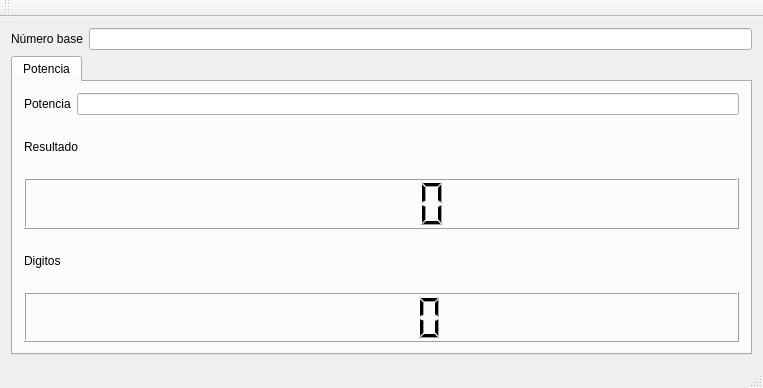
<?xml version="1.0" encoding="UTF-8"?>
<ui version="4.0">
 <class>MainWindow</class>
 <widget class="QMainWindow" name="MainWindow">
  <property name="geometry">
   <rect>
    <x>0</x>
    <y>0</y>
    <width>763</width>
    <height>388</height>
   </rect>
  </property>
  <property name="windowTitle">
   <string>MainWindow</string>
  </property>
  <widget class="QWidget" name="centralWidget">
   <layout class="QVBoxLayout" name="verticalLayout_5">
    <item>
     <layout class="QHBoxLayout" name="horizontalLayout_3">
      <item>
       <widget class="QLabel" name="label_4">
        <property name="text">
         <string>Número base</string>
        </property>
       </widget>
      </item>
      <item>
       <widget class="QLineEdit" name="lineEdit"/>
      </item>
     </layout>
    </item>
    <item>
     <widget class="QTabWidget" name="tabWidget">
      <property name="currentIndex">
       <number>0</number>
      </property>
      <widget class="QWidget" name="tab">
       <attribute name="title">
        <string>Potencia</string>
       </attribute>
       <layout class="QVBoxLayout" name="verticalLayout_6">
        <item>
         <layout class="QHBoxLayout" name="horizontalLayout">
          <item>
           <widget class="QLabel" name="label">
            <property name="text">
             <string>Potencia</string>
            </property>
           </widget>
          </item>
          <item>
           <widget class="QLineEdit" name="lineEdit_2"/>
          </item>
         </layout>
        </item>
        <item>
         <layout class="QVBoxLayout" name="verticalLayout_2">
          <item>
           <widget class="QLabel" name="label_6">
            <property name="text">
             <string>Resultado</string>
            </property>
           </widget>
          </item>
          <item>
           <widget class="QLCDNumber" name="lcdNumber_3"/>
          </item>
         </layout>
        </item>
        <item>
         <layout class="QVBoxLayout" name="verticalLayout">
          <item>
           <widget class="QLabel" name="label_3">
            <property name="text">
             <string>Digitos</string>
            </property>
           </widget>
          </item>
          <item>
           <widget class="QLCDNumber" name="lcdNumber"/>
          </item>
         </layout>
        </item>
       </layout>
      </widget>
     </widget>
    </item>
   </layout>
  </widget>
  <widget class="QToolBar" name="mainToolBar">
   <attribute name="toolBarArea">
    <enum>TopToolBarArea</enum>
   </attribute>
   <attribute name="toolBarBreak">
    <bool>false</bool>
   </attribute>
  </widget>
  <widget class="QStatusBar" name="statusBar"/>
 </widget>
 <layoutdefault spacing="6" margin="11"/>
 <resources/>
 <connections/>
</ui>
